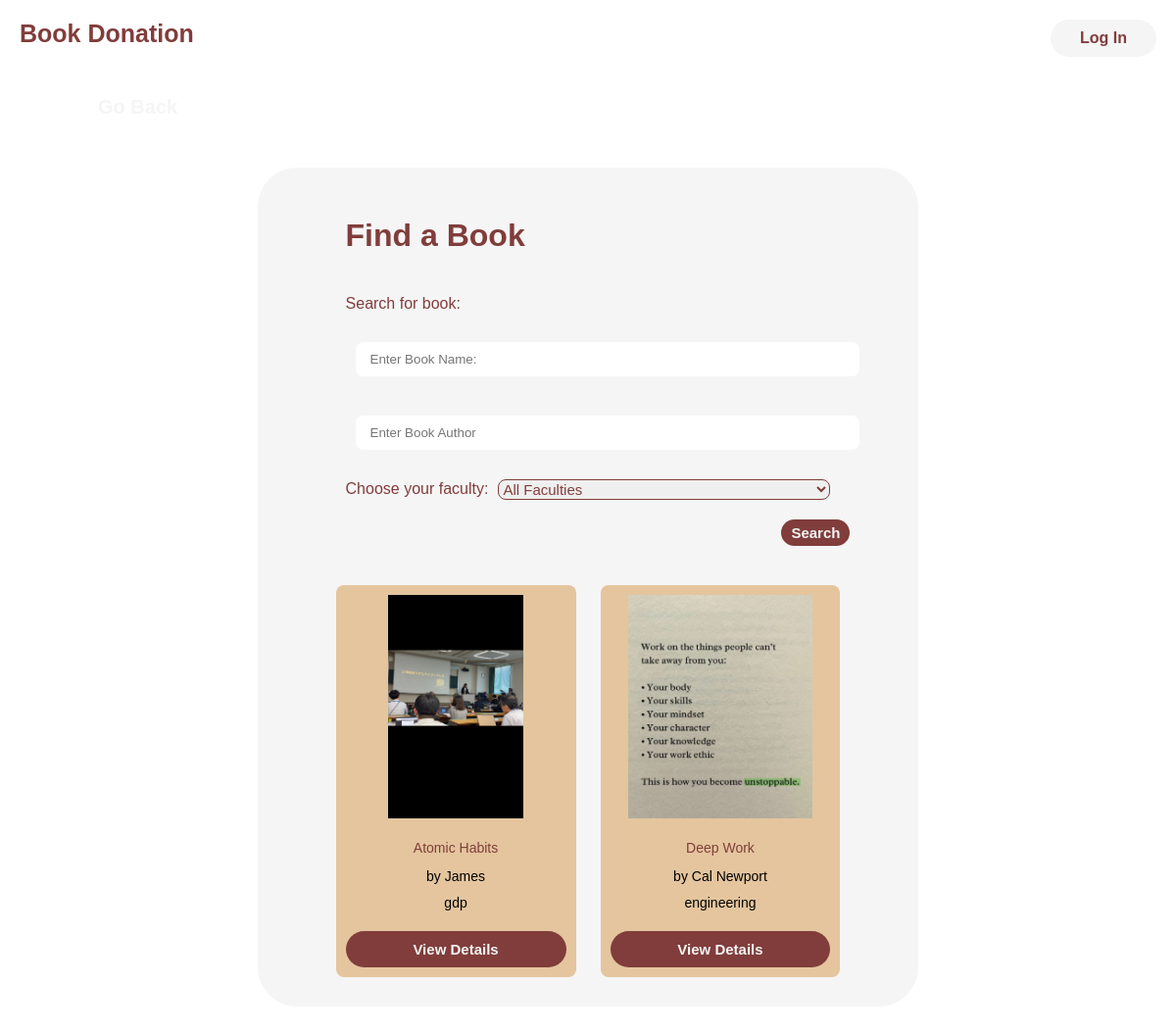
Page /receive on the committed database.
### app/models.py (models this page shows)
class Book(db.Model):
    id = db.Column(db.Integer, primary_key=True)
    book_name = db.Column(db.String(100), nullable=False)
    book_author = db.Column(db.String(100), nullable=False)
    faculty = db.Column(db.String(50), nullable=False)
    book_image = db.Column(db.String(200), nullable=True)
    date_added = db.Column(db.DateTime, default=datetime.utcnow)
    user_id = db.Column(db.Integer, db.ForeignKey("user.id"), nullable=True)
    requests = db.relationship("BookRequest", backref="book", lazy=True)
    comments = db.relationship("Comments", backref="book", lazy=True)

### app/routes/receive.py (the view)
@receive_bp.route("/receive")
def receive():
    books = Book.query.all()  # later to  add search filtering
    return render_template("receive.html", books=books)

### app/templates/receive.html (shortened to what this page needs)
{% extends 'base.html' %}
{% block body %}
<div class="main receive-page">
  <div class="receive-container">
    <form class="find-book">
      <h1>Find a Book</h1>
      <label for="find-book">Search for book:</label>
      <input type="text" name="find_book" id="find-name" placeholder="Enter Book Name:" required>
      <input type="text" name="find_author" id="find-author" placeholder="Enter Book Author" required>
      <div class="form-row">
        <label for="faculty">Choose your faculty:</label>
        <select name="faculty" id="faculty">
          <option value="">All Faculties</option>
        </select>
      </div>
      <button class="searchBtn">Search</button>
    </form>
    <div class="book-grid" id="book-grid">
      {% for book in books %}
      <div class="book-card" data-title="{{ book.book_name}}" data-faculty="{{ book.faculty }}">
        {% if book.book_image %}
          <img src="{{url_for('static', filename=book.book_image.split('static/')[-1]) }}" alt="{{ book.book_name }}">
        {% endif %}
        <div class="book-info">
          <div class="book-title">{{ book.book_name }}</div>
          <div class="book-author">by {{ book.book_author }}</div>
          <div class="book-faculty">{{ book.faculty }}</div>
        </div>
        <a href="{{ url_for('books.book_details', book_id=book.id) }}" class="requestBtn">View Details</a>
      </div>
        {% endfor %}
    </div>
  </div>
</div>
{% endblock %}

### app/static/css/styles.css (style rules this page uses)
* { box-sizing: border-box; }
body, html { height: 100%; }
body { margin: 0; padding: 0; font-family: "Suisse", sans-serif; position: relative; min-height: 100vh; overflow-x: hidden; }
body::before { content: ""; position: fixed; inset: 0; background: url("../img/book-img.png") center/cover no-repeat; filter: blur(4px); z-index: -1; }
.main { display:flex; flex-direction: column; }
.donateBtn, .receiveBtn, .loginBtn, .signupBtn, .searchBtn, .requestBtn, .submit-commentBtn { border: none; padding: 15px; text-align: center; font-size: 25px; border-radius: 20px; margin: 20px; cursor: pointer; color: whitesmoke; font-weight: bolder; }
.login-page, .signup-page, .receive-page, .book-details-page, .book-quality-page, .donate-page, .my-requests-page, .edit-book-page { justify-content: center; align-items: center; padding: 30px; }
.login-container, .signup-container, .receive-container, .book-details-container, .book-quality-container, .donate-page-container, .my-requests-container, .edit-book-container { display: flex; flex-direction: column; background-color: whitesmoke; align-items: center; justify-content: center; padding: 10px 60px; border-radius: 40px; }
h1, .find-book { color: #803D3B; }
input { width: 100%; padding: 10px 15px; margin: 10px; border-radius: 8px; border: none; }
.book-grid, .my-requests-list { display: flex; flex-wrap: wrap; width:100%; justify-content: center; align-content: flex-start; gap: 25px; padding: 20px; }
.book-card, .my-requests-card { display: flex; flex-direction: column; justify-content: space-between; gap: 10px; flex: 1 1 220px; max-width: 250px; box-sizing: border-box; border-radius: 8px; padding: 10px; background-color: #E4C59E; height: 400px; }
.book-info,.my-requests-book-info { flex-grow: 1; display:flex; flex-direction: column; justify-content: flex-start; margin-top: 10px; }
.book-card img, .book-card-details img, .my-requests-card img { height: 60%; width: 100%; object-fit: contain; border-radius: 6px; }
.book-title { color: #803D3B; font-size: 20px; text-align: center; margin: 2px 0; font-size: clamp(12px, 2vw, 16px); }
.book-title, .book-author, .book-faculty, .book-added { flex: 1; text-align: center; word-wrap: break; max-width: 100%; font-size: clamp(10px, 1.8vw, 14px); }
.searchBtn { background-color: #803D3B; padding: 5px 10px; font-size: 15px; margin:0; margin-left: auto; }
.requestBtn, .submit-commentBtn { background-color: #803D3B; padding: 10px 10px; font-size: 15px; margin:0; }
.receive-container { align-items: flex-start; }
.find-book { display: flex; flex-direction: column; width: 100%; margin: 10px; padding: 10px 20px; gap: 20px; }
.form-row { display: flex; align-items: center; gap: 10px; width: 100%; color: #803D3B; white-space: nowrap; }
.form-row select { border: 1px solid #803D3B; border-radius: 8px; color: #803D3B; font-size: 15px; }
a { text-decoration: none; }
.book-card div { display: flex; flex-direction: column; justify-content: space-between; }

### rows in the picture
Book: book_image (picture), book_name "Atomic Habits", book_author "James", faculty "gdp"
Book: book_image (picture), book_name "Deep Work", book_author "Cal Newport", faculty "engineering"
